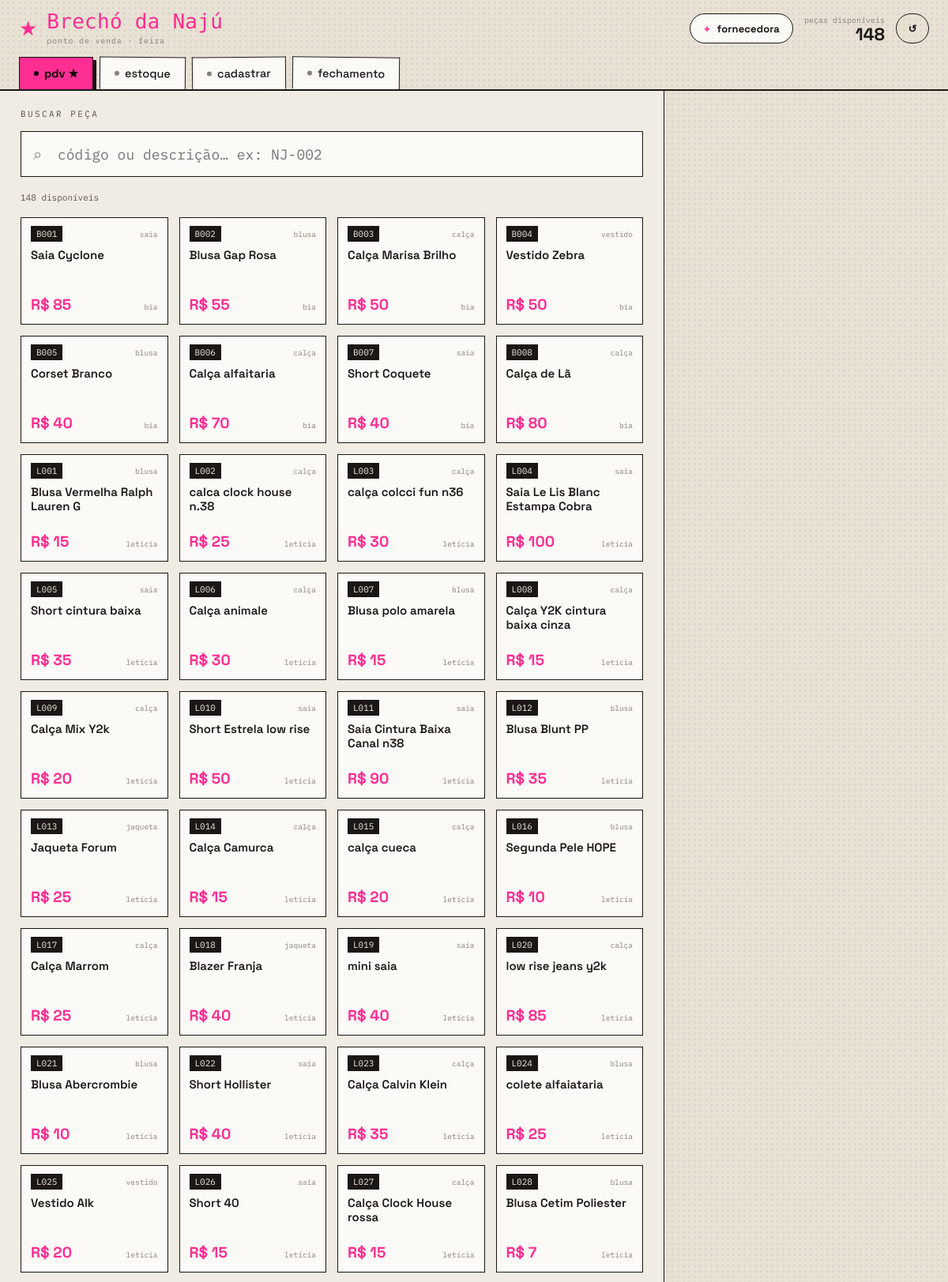
The page / (upper part) on the database its author committed.
### models.py (models this page shows, shortened)
class Peca(db.Model):
    __tablename__ = "pecas"
    id = db.Column(db.Integer, primary_key=True)
    codigo = db.Column(db.String(24), unique=True, nullable=False)
    descricao = db.Column(db.String(240), nullable=False)
    categoria = db.Column(db.String(40), nullable=False)
    fornecedora_id = db.Column(db.Integer, db.ForeignKey("fornecedoras.id"), nullable=False)
    comissao_pct = db.Column(db.Integer, default=40)
    preco = db.Column(db.Float, nullable=False)
    status = db.Column(db.String(16), default="disponivel")
    vendido_em = db.Column(db.DateTime, nullable=True)

class Fornecedora(db.Model):
    __tablename__ = "fornecedoras"
    id = db.Column(db.Integer, primary_key=True)
    nome = db.Column(db.String(120), nullable=False)
    pix = db.Column(db.String(160), default="—")
    propria = db.Column(db.Boolean, default=False)
    comissao_padrao = db.Column(db.Integer, default=40)
    pecas = db.relationship("Peca", backref="fornecedora", lazy=True)

### app.py (the view)
    @app.route("/")
    def pdv():
        q = (request.args.get("q") or "").strip()
        query = Peca.query.filter(Peca.status != "vendido")
        if q:
            like = f"%{q}%"
            query = query.filter(
                db.or_(Peca.codigo.ilike(like), Peca.descricao.ilike(like))
            )
        pecas = query.order_by(Peca.codigo).all()
        sel = None
        sid = request.args.get("sel", type=int)
        if sid:
            sel = db.session.get(Peca, sid)
        return render_template("pdv.html", pecas=pecas, sel=sel, q=q, active="pdv")

### app.py (called while the page is built)
def create_app():
    app = Flask(__name__)
    app.config["SECRET_KEY"] = "brecho-naju-2025"
    app.config["SQLALCHEMY_DATABASE_URI"] = (
        "sqlite:///" + os.path.join(BASE_DIR, "brecho.db")
    )
    app.config["SQLALCHEMY_TRACK_MODIFICATIONS"] = False
    db.init_app(app)
    app.jinja_env.filters["brl"] = fmt_brl
    with app.app_context():
        db.create_all()
        from seed import seed
        seed()
    @app.context_processor
    def _globals():
        try:
            return {"disponiveis": Peca.query.filter_by(status="disponivel").count()}
        except Exception:
            return {"disponiveis": 0}
    register_routes(app)
    return app

### templates/pdv.html (shortened to what this page needs)
{% extends "base.html" %}
{% block content %}
<div class="pdv-layout">
  <div class="pdv-main">
    <form method="get" action="{{ url_for('pdv') }}">
      <div class="field">
        <label class="eyebrow">buscar peça</label>
        <div style="position:relative;margin-top:8px">
          <span style="position:absolute;left:16px;top:50%;transform:translateY(-50%);font-size:20px;color:var(--ink3)">⌕</span>
          <input class="input mono" name="q" value="{{ q }}" autofocus
                 placeholder="código ou descrição… ex: NJ-002"
                 style="height:58px;padding-left:46px;font-size:18px"/>
        </div>
      </div>
    </form>
    <div style="margin-top:14px">
      <span class="mono" style="font-size:11px;color:var(--ink2)">{{ pecas|length }} disponíveis</span>
    </div>
    <div class="grid">
      {% for p in pecas %}
        <a class="pecacard {{ 'sel' if sel and sel.id==p.id }} {{ 'reserved' if p.status=='reservado' }}"
           href="{{ url_for('pdv', sel=p.id, q=q) }}">
          <div class="pc-top">
            <span class="pc-cod">{{ p.codigo }}</span>
            <span class="pc-cat">{{ p.categoria }}</span>
          </div>
          <div class="pc-body">
            <div class="pc-desc">{{ p.descricao }}</div>
            <div class="pc-foot">
              <span class="pc-price">R$ {{ p.preco|int }}</span>
              <span class="pc-forn">{{ p.fornecedora.nome.split(' ')[0]|lower }}</span>
            </div>
          </div>
        </a>
      {% else %}
        <div style="grid-column:1/-1;text-align:center;padding:50px 0">
          <div class="script" style="font-size:30px;color:var(--ink2)">nada encontrado…</div>
        </div>
      {% endfor %}
    </div>
  </div>
  <aside class="pdv-side">
    <div class="halftone"></div>
    {% if sel %}
      {% set f = sel.fornecedora %}
      <div style="position:relative">
        <div style="display:flex;justify-content:space-between;align-items:center">
          <span class="eyebrow">venda atual</span>
          <a href="{{ url_for('pdv', q=q) }}" class="mono" style="font-size:11px;color:var(--ink3)">limpar ✕</a>
        </div>
        <div class="hangtag" style="margin-top:14px">
          <div class="htop">
            <span class="pc-cod" style="font-size:13px;padding:4px 10px">{{ sel.codigo }}</span>
            <span style="color:var(--pink);font-size:18px">★</span>
          </div>
          <div class="hdesc">{{ sel.descricao }}</div>
          <div class="mono" style="font-size:11px;color:var(--ink2);margin-top:8px">
            {{ sel.categoria }} · {{ f.nome }}
          </div>
          <div class="hprice">{{ sel.preco|brl }}</div>
        </div>
        <div class="repasse">
          <div class="row">
            <span>Najú fica com <span class="mono" style="font-size:10px">({{ sel.comissao_efetiva }}%)</span></span>
            <b style="color:var(--ink)">{{ sel.fica_naju|brl }}</b>
          </div>
          <div class="row">
            <span>{{ '—' if f.propria else f.nome + ' recebe' }}</span>
            <b style="color:var(--ink)">{{ '—' if f.propria else sel.pix_fornecedora|brl }}</b>
          </div>
          {% if sel.is_arara %}
            <div class="arara-flag" style="margin-top:8px;font-size:12px">
              ★ regra da arara R$5 → 100% pra fornecedora
            </div>
          {% endif %}
        </div>
        {% if sel.status=='reservado' %}
          <div style="margin-top:12px;text-align:center;font-size:13px;color:var(--rust)">
            ⚠ peça reservada — vender assim mesmo?
          </div>
        {% endif %}
        <form action="{{ url_for('vender', peca_id=sel.id) }}" method="post" style="margin-top:18px">
          <button class="btn btn-pink btn-lg btn-block" type="submit">
            DAR BAIXA — VENDER ★
          </button>
        </form>
      </div>
    {% else %}
      <div class="empty">
      </div>
    {% endif %}
  </aside>
</div>
{% endblock %}

### templates/base.html (shortened to what this page needs)
<!DOCTYPE html>
<html lang="pt-BR">
<head>
<link rel="stylesheet" href="{{ url_for('static', filename='css/style.css') }}"/>
</head>
<body>
<div class="app">
  <header class="header">
    <div class="halftone"></div>
    <div class="header-top">
      <div class="brand">
        <span class="star">★</span>
        <div>
          <div class="wordmark">Brechó da Najú</div>
          <div class="sub">ponto de venda · feira</div>
        </div>
      </div>
      <div class="header-actions">
        <button class="btn btn-sm" onclick="document.getElementById('modal-forn').style.display='grid'">
          <span style="color:var(--pink);font-size:15px">+</span> fornecedora
        </button>
        <div class="counter">
          <div class="lbl mono">peças disponíveis</div>
          <div class="val">{{ disponiveis }}</div>
        </div>
        <form action="{{ url_for('reset') }}" method="post"
              onsubmit="return confirm('Zerar o dia e voltar aos dados de exemplo?')">
          <button class="btn btn-ghost btn-sm" title="zerar dados" style="width:42px;padding:0">↺</button>
        </form>
      </div>
    </div>
    <nav class="tabs">
      <a class="tab {{ 'active' if active=='pdv' }}"       href="{{ url_for('pdv') }}">
        <span class="dot"></span>pdv{% if active=='pdv' %} ★{% endif %}</a>
      <a class="tab {{ 'active' if active=='estoque' }}"   href="{{ url_for('estoque') }}">
        <span class="dot"></span>estoque{% if active=='estoque' %} …{% endif %}</a>
      <a class="tab {{ 'active' if active=='cadastro' }}"  href="{{ url_for('cadastro') }}">
        <span class="dot"></span>cadastrar{% if active=='cadastro' %} ★{% endif %}</a>
      <a class="tab {{ 'active' if active=='relatorio' }}" href="{{ url_for('relatorio') }}">
        <span class="dot"></span>fechamento{% if active=='relatorio' %} ★{% endif %}</a>
    </nav>
  </header>
  <main class="main">
    {% block content %}{% endblock %}
  </main>
</div>
</body>
</html>

### rows shown on the page
Peca: codigo "B001", categoria "saia", descricao "Saia Cyclone", preco "85", fornecedora.nome "bia"
Peca: codigo "B002", categoria "blusa", descricao "Blusa Gap Rosa", preco "55", fornecedora.nome "bia"
Peca: codigo "B003", categoria "calça", descricao "Calça Marisa Brilho", preco "50", fornecedora.nome "bia"
Peca: codigo "B004", categoria "vestido", descricao "Vestido Zebra", preco "50", fornecedora.nome "bia"
Peca: codigo "B005", categoria "blusa", descricao "Corset Branco", preco "40", fornecedora.nome "bia"
Peca: codigo "B006", categoria "calça", descricao "Calça alfaitaria", preco "70", fornecedora.nome "bia"
Peca: codigo "B007", categoria "saia", descricao "Short Coquete", preco "40", fornecedora.nome "bia"
Peca: codigo "B008", categoria "calça", descricao "Calça de Lã", preco "80", fornecedora.nome "bia"
Peca: codigo "L001", categoria "blusa", descricao "Blusa Vermelha Ralph Lauren G", preco "15", fornecedora.nome "letícia"
Peca: codigo "L002", categoria "calça", descricao "calca clock house n.38", preco "25", fornecedora.nome "letícia"
Peca: codigo "L003", categoria "calça", descricao "calça colcci fun n36", preco "30", fornecedora.nome "letícia"
Peca: codigo "L004", categoria "saia", descricao "Saia Le Lis Blanc Estampa Cobra", preco "100", fornecedora.nome "letícia"
Peca: codigo "L005", categoria "saia", descricao "Short cintura baixa", preco "35", fornecedora.nome "letícia"
Peca: codigo "L006", categoria "calça", descricao "Calça animale", preco "30", fornecedora.nome "letícia"
Peca: codigo "L007", categoria "blusa", descricao "Blusa polo amarela", preco "15", fornecedora.nome "letícia"
Peca: codigo "L008", categoria "calça", descricao "Calça Y2K cintura baixa cinza", preco "15", fornecedora.nome "letícia"
Peca: codigo "L009", categoria "calça", descricao "Calça Mix Y2k", preco "20", fornecedora.nome "letícia"
Peca: codigo "L010", categoria "saia", descricao "Short Estrela low rise", preco "50", fornecedora.nome "letícia"
Peca: codigo "L011", categoria "saia", descricao "Saia Cintura Baixa Canal n38", preco "90", fornecedora.nome "letícia"
Peca: codigo "L012", categoria "blusa", descricao "Blusa Blunt PP", preco "35", fornecedora.nome "letícia"
Peca: codigo "L013", categoria "jaqueta", descricao "Jaqueta Forum", preco "25", fornecedora.nome "letícia"
Peca: codigo "L014", categoria "calça", descricao "Calça Camurca", preco "15", fornecedora.nome "letícia"
Peca: codigo "L015", categoria "calça", descricao "calça cueca", preco "20", fornecedora.nome "letícia"
Peca: codigo "L016", categoria "blusa", descricao "Segunda Pele HOPE", preco "10", fornecedora.nome "letícia"
Peca: codigo "L017", categoria "calça", descricao "Calça Marrom", preco "25", fornecedora.nome "letícia"
Peca: codigo "L018", categoria "jaqueta", descricao "Blazer Franja", preco "40", fornecedora.nome "letícia"
Peca: codigo "L019", categoria "saia", descricao "mini saia", preco "40", fornecedora.nome "letícia"
Peca: codigo "L020", categoria "calça", descricao "low rise jeans y2k", preco "85", fornecedora.nome "letícia"
Peca: codigo "L021", categoria "blusa", descricao "Blusa Abercrombie", preco "10", fornecedora.nome "letícia"
Peca: codigo "L022", categoria "saia", descricao "Short Hollister", preco "40", fornecedora.nome "letícia"
Peca: codigo "L023", categoria "calça", descricao "Calça Calvin Klein", preco "35", fornecedora.nome "letícia"
Peca: codigo "L024", categoria "blusa", descricao "colete alfaiataria", preco "25", fornecedora.nome "letícia"
Peca: codigo "L025", categoria "vestido", descricao "Vestido Alk", preco "20", fornecedora.nome "letícia"
Peca: codigo "L026", categoria "saia", descricao "Short 40", preco "15", fornecedora.nome "letícia"
Peca: codigo "L027", categoria "calça", descricao "Calça Clock House rossa", preco "15", fornecedora.nome "letícia"
Peca: codigo "L028", categoria "blusa", descricao "Blusa Cetim Poliester", preco "7", fornecedora.nome "letícia"

### other values the page prints
{{ disponiveis }} "148"
{{ pecas|length }} "148"
